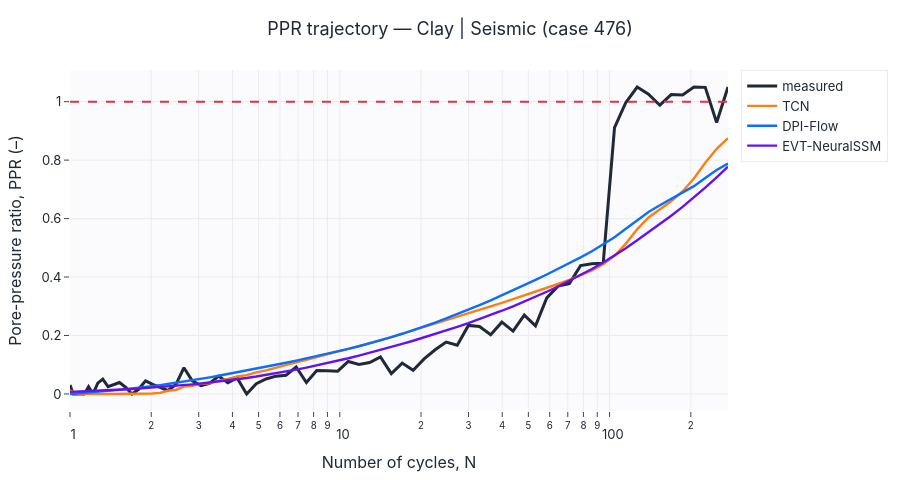
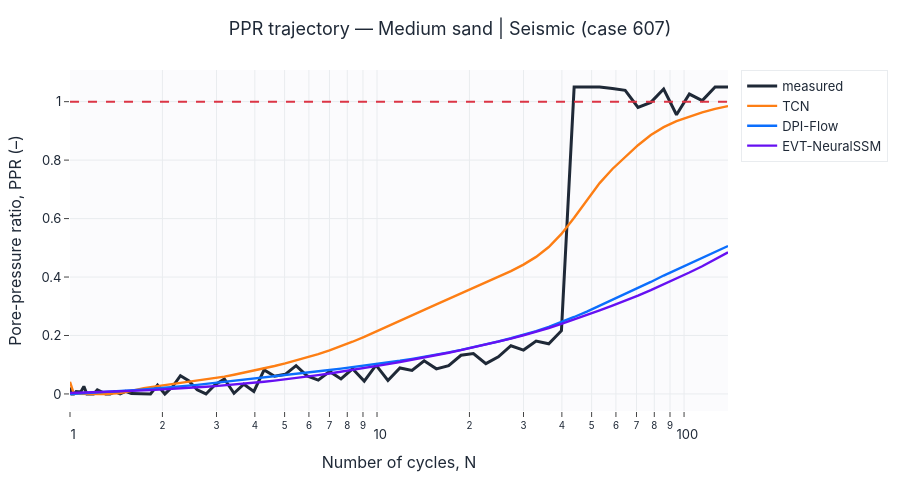
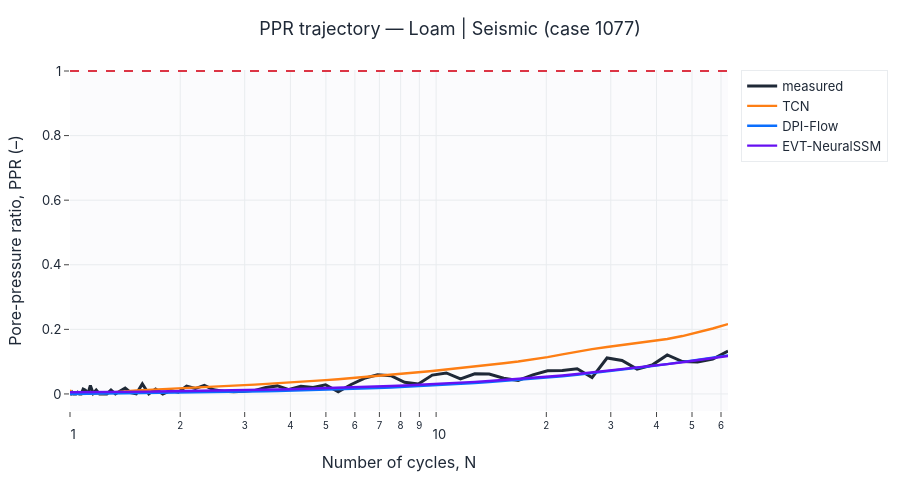

The notebook cell saved with these charts, in order:
### Markdown cell above
## Representative trajectories: ground truth vs models

### Code cell
pick = (tm[tm["liq_label"] == 1].sort_values("risk_score_true", ascending=False).head(2).index.tolist()
        + tm[tm["liq_label"] == 0].sort_values("risk_score_true").head(1).index.tolist())
for idx in pick:
    soil = SOIL_DISPLAY_NAMES_EN.get(tm.loc[idx, "soil_type"], tm.loc[idx, "soil_type"])
    load = LOAD_DISPLAY_NAMES_EN.get(tm.loc[idx, "load_mode"], tm.loc[idx, "load_mode"])
    series = [
        {"x": cycles[idx], "y": r_true[idx], "name": "measured", "color": "#1f2937", "width": 3},
        {"x": cycles[idx], "y": tcn_out["traj_mean"][idx], "name": "TCN", "color": "#fd7e14"},
        {"x": cycles[idx], "y": dpi_out["traj_mean"][idx], "name": "DPI-Flow", "color": "#0b6efd"},
        {"x": cycles[idx], "y": evt_out["traj_mean"][idx], "name": "EVT-NeuralSSM", "color": "#6610f2"},
    ]
    lines(series, title=f"PPR trajectory — {soil} | {load} (case {idx})",
          xlabel="Number of cycles, N", ylabel="Pore-pressure ratio, PPR (–)", logx=True, hline=1.0,
          save=SAVE_FIGS, fig_id=f"3_3_trajectory_case_{idx}").show()
